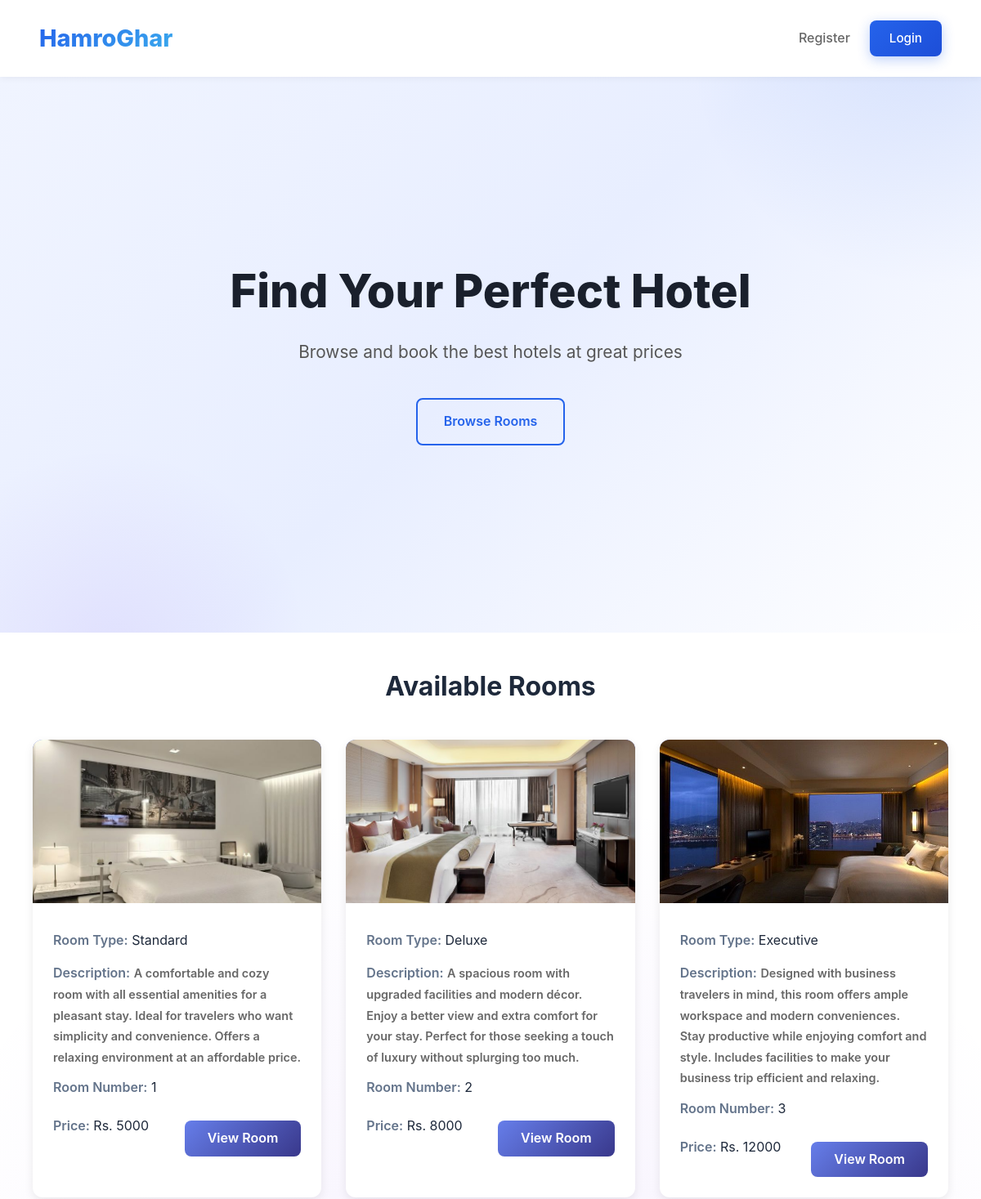
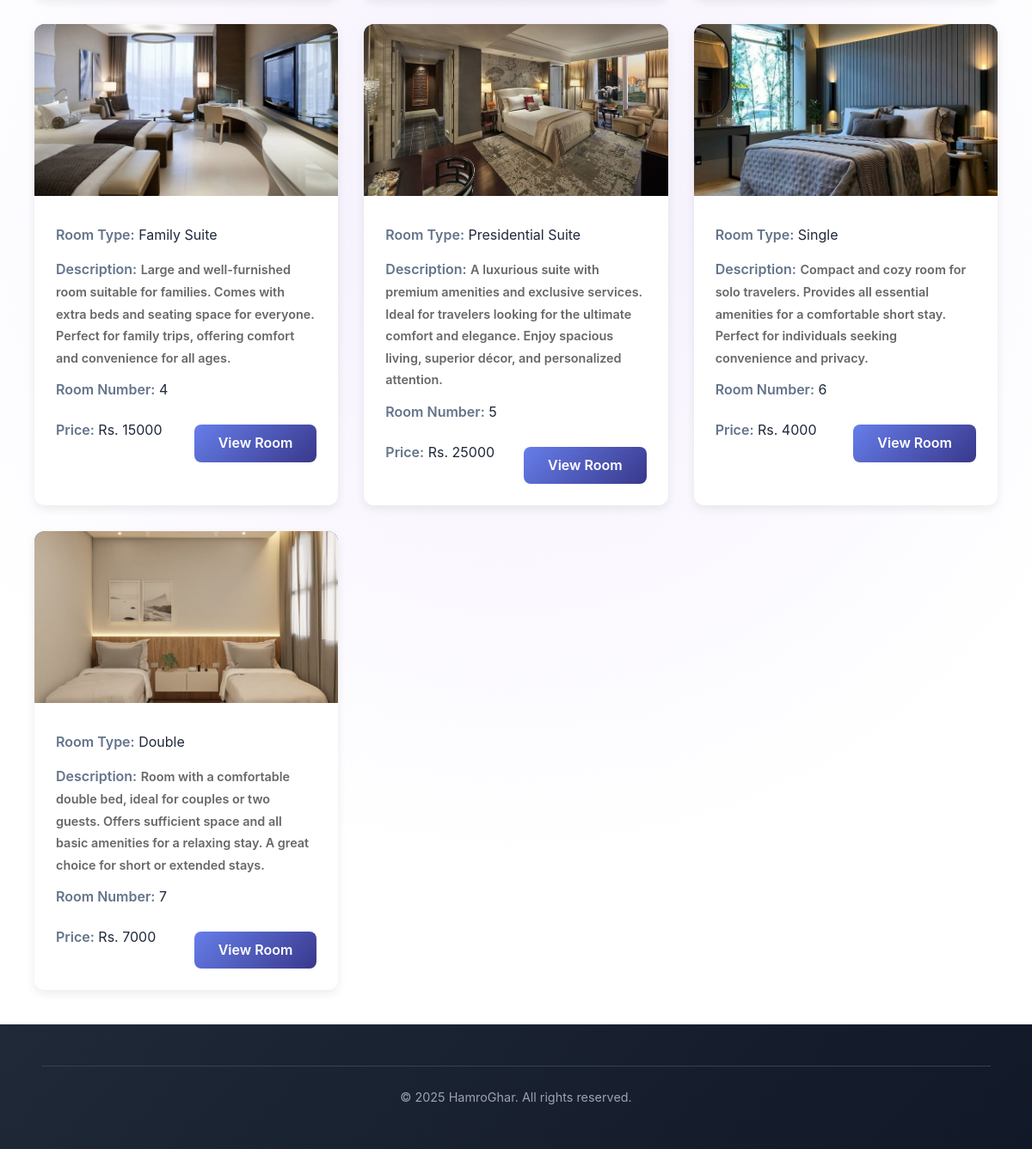
The page / on the database its author committed (2 pictures, top to bottom).
### tables this page shows
CREATE TABLE rooms (
            room_id INTEGER PRIMARY KEY AUTOINCREMENT,
            room_number TEXT UNIQUE NOT NULL,
            room_type_id INTEGER NOT NULL,
            price_per_night INTEGER,
            FOREIGN KEY(price_per_night) REFERENCES room_types(price_per_night),
            FOREIGN KEY(room_type_id) REFERENCES room_types(room_type_id)
        );

CREATE TABLE room_types (
            room_type_id INTEGER PRIMARY KEY AUTOINCREMENT,
            room_type_name TEXT UNIQUE NOT NULL,
            description TEXT,
            price_per_night INTEGER,
            image_path TEXT
        );

### app.py (the view)
@app.route("/")
def landing():
    available_rooms = []
    conn = get_db_connection()
    available_rooms = conn.execute("""
        SELECT t1.*, t2.image_path, t2.room_type_name, t2.description
        FROM rooms t1
        LEFT JOIN room_types t2 ON t1.room_type_id = t2.room_type_id;""").fetchall()
    conn.close()
    return render_template("landing.html", available_rooms=available_rooms)

### app.py (called while the page is built)
def get_db_connection():
    conn = sqlite3.connect(DB_PATH)
    conn.row_factory = sqlite3.Row
    return conn

### templates/landing.html (shortened to what this page needs)
<!DOCTYPE html>
<html lang="en">
<head>
</head>
<body>
    <header>
        <div class="logo">HamroGhar</div>
        <div class="header-right">
            <a href="{{ url_for('register') }}">Register</a>
            <a href="{{ url_for('login') }}" class="btn btn-primary"
                style="color: white; padding: 0.6rem 1.5rem; font-size: 0.95rem;">Login</a>
        </div>
    </header>
    <section class="hero">
        <div class="hero-content">
            <h1>Find Your Perfect Hotel</h1>
            <p class="hero-subtitle">Browse and book the best hotels at great prices</p>
            <div class="cta">
                <a class="btn btn-secondary" href="#rooms">Browse Rooms</a>
            </div>
        </div>
    </section>
    <section class="rooms-section" id="rooms">
        <h2 class="section-title">Available Rooms</h2>
        <div class="rooms-grid">
            {% if available_rooms|length == 0 %}
            <div class="empty-wrapper" style="
            grid-column: 1 / -1;
            display: flex;
            justify-content: center;
        ">
                <div class="empty-state">
                    <p>No rooms available right now.</p>
                </div>
            </div>
            {% else %}
            {% for r in available_rooms %}
            <div class="room-card">
                {% if r.image_path %}
                <img src="{{ url_for('static', filename='uploads/rooms/' ~ r.image_path) }}" alt="Room Image">
                {% endif %}
                <div class="room-info">
                    <p><strong>Room Type:</strong> {{ r.room_type_name }}</p>
                    <p><strong>Description:</strong>
                        <span style="color: rgba(87, 87, 87, 0.904); font-weight: 600; font-size: 0.9rem;">
                            {{ r.description }}
                        </span>
                    </p>
                    <p><strong>Room Number:</strong> {{ r.room_number }}</p>
                    <div class="price-book">
                        <p><strong>Price:</strong> Rs. {{ r.price_per_night }}</p>
                        <a href="{{ url_for('book_room', room_id=r.room_id) }}" class="btn btn-book">View Room</a>
                    </div>
                </div>
            </div>
            {% endfor %}
            {% endif %}
        </div>
    </section>
    <footer>
        <div class="footer-bottom">
            <p>&copy; 2025 HamroGhar. All rights reserved.</p>
        </div>
    </footer>
</body>
</html>

### templates/landing.html (style rules this page uses)
* { margin: 0; padding: 0; box-sizing: border-box; }
body { font-family: -apple-system, BlinkMacSystemFont, 'Segoe UI', Roboto, sans-serif; line-height: 1.6; color: #333; background: #ffffff; }
header { display: flex; justify-content: space-between; align-items: center; padding: 1.5rem 3rem; background: #ffffff; box-shadow: 0 2px 8px rgba(0, 0, 0, 0.05); position: sticky; top: 0; z-index: 100; }
.logo { font-size: 1.8rem; font-weight: 800; background: linear-gradient(135deg, #2563eb, #3aabed); -webkit-background-clip: text; -webkit-text-fill-color: transparent; background-clip: text; }
.header-right { display: flex; gap: 1.5rem; align-items: center; }
.header-right a { text-decoration: none; color: #666; font-weight: 500; transition: color 0.3s; padding: 0.5rem 0; }
.hero { min-height: 85vh; display: flex; flex-direction: column; justify-content: center; align-items: center; padding: 4rem 3rem; text-align: center; background: linear-gradient(135deg, #f0f4ff 0%, #e8eeff 50%, #ffffff 100%); position: relative; overflow: hidden; }
.hero::before { content: ''; position: absolute; top: -50%; right: -20%; width: 600px; height: 600px; background: radial-gradient(circle, rgba(37, 99, 235, 0.1) 0%, transparent 70%); border-radius: 50%; }
.hero::after { content: ''; position: absolute; bottom: -40%; left: -10%; width: 500px; height: 500px; background: radial-gradient(circle, rgba(124, 58, 237, 0.08) 0%, transparent 70%); border-radius: 50%; }
.price-book { display: flex; justify-content: space-between; align-items: center; }
.hero-content { position: relative; z-index: 2; }
h1 { font-size: 3.5rem; margin-bottom: 1.5rem; color: #1a202c; font-weight: 800; line-height: 1.2; }
.hero-subtitle { font-size: 1.3rem; color: #555; margin-bottom: 2.5rem; max-width: 600px; margin-left: auto; margin-right: auto; font-weight: 400; }
.cta { display: flex; gap: 1.5rem; justify-content: center; flex-wrap: wrap; }
.btn { padding: 0.9rem 2rem; font-size: 1rem; text-decoration: none; border-radius: 8px; border: none; cursor: pointer; font-weight: 600; transition: all 0.3s ease; display: inline-block; }
.btn-primary { background: linear-gradient(135deg, #2563eb, #1d4ed8); color: white; box-shadow: 0 4px 15px rgba(37, 99, 235, 0.3); }
.btn-secondary { background: transparent; color: #2563eb; border: 2px solid #2563eb; }
.rooms-section { max-width: 1400px; margin: 40px auto; padding: 0 40px; background: radial-gradient(circle, rgba(124, 58, 237, 0.08) 0%, transparent 70%); }
.section-title { text-align: center; font-size: 32px; color: #1e293b; margin-bottom: 40px; }
.rooms-grid { display: grid; grid-template-columns: repeat(auto-fill, minmax(350px, 1fr)); gap: 30px; }
.room-card { background: white; border-radius: 12px; overflow: hidden; box-shadow: 0 4px 12px rgba(0, 0, 0, 0.08); transition: all 0.3s; }
.room-card img { width: 100%; height: 200px; object-fit: cover; background: linear-gradient(135deg, #667eea 0%, #39388b 100%); }
.room-info { padding: 25px; }
.room-info p { margin-bottom: 12px; font-size: 16px; color: #1e293b; }
.room-info p strong { color: #64748b; font-weight: 600; }
.room-info p:first-child { margin-bottom: 15px; line-height: 1.6; }
.btn-book { display: inline-block; padding: 9px 28px; background: linear-gradient(135deg, #667eea 0%, #39388b 100%); color: white; text-decoration: none; border-radius: 8px; font-weight: 600; transition: all 0.3s; margin-top: 15px; text-align: center; }
footer { background: linear-gradient(135deg, #1f2937, #111827); color: #d1d5db; padding: 3rem; text-align: center; }
.footer-bottom { font-size: 0.9rem; border-top: 1px solid #374151; padding-top: 1.5rem; color: #9ca3af; }

### rows shown on the page
rooms: image_path (picture), room_type_name "Standard", description "A comfortable and cozy room with all essential amenities for a pleasant stay. Ideal for travelers who want simplicity and convenience. Offers a relaxing environment at an affordable price.", room_number "1", price_per_night "5000"
rooms: image_path (picture), room_type_name "Deluxe", description "A spacious room with upgraded facilities and modern décor. Enjoy a better view and extra comfort for your stay. Perfect for those seeking a touch of luxury without splurging too much.", room_number "2", price_per_night "8000"
rooms: image_path (picture), room_type_name "Executive", description "Designed with business travelers in mind, this room offers ample workspace and modern conveniences. Stay productive while enjoying comfort and style. Includes facilities to make your business trip efficient and relaxing.", room_number "3", price_per_night "12000"
rooms: image_path (picture), room_type_name "Family Suite", description "Large and well-furnished room suitable for families. Comes with extra beds and seating space for everyone. Perfect for family trips, offering comfort and convenience for all ages.", room_number "4", price_per_night "15000"
rooms: image_path (picture), room_type_name "Presidential Suite", description "A luxurious suite with premium amenities and exclusive services. Ideal for travelers looking for the ultimate comfort and elegance. Enjoy spacious living, superior décor, and personalized attention.", room_number "5", price_per_night "25000"
rooms: image_path (picture), room_type_name "Single", description "Compact and cozy room for solo travelers. Provides all essential amenities for a comfortable short stay. Perfect for individuals seeking convenience and privacy.", room_number "6", price_per_night "4000"
rooms: image_path (picture), room_type_name "Double", description "Room with a comfortable double bed, ideal for couples or two guests. Offers sufficient space and all basic amenities for a relaxing stay. A great choice for short or extended stays.", room_number "7", price_per_night "7000"
